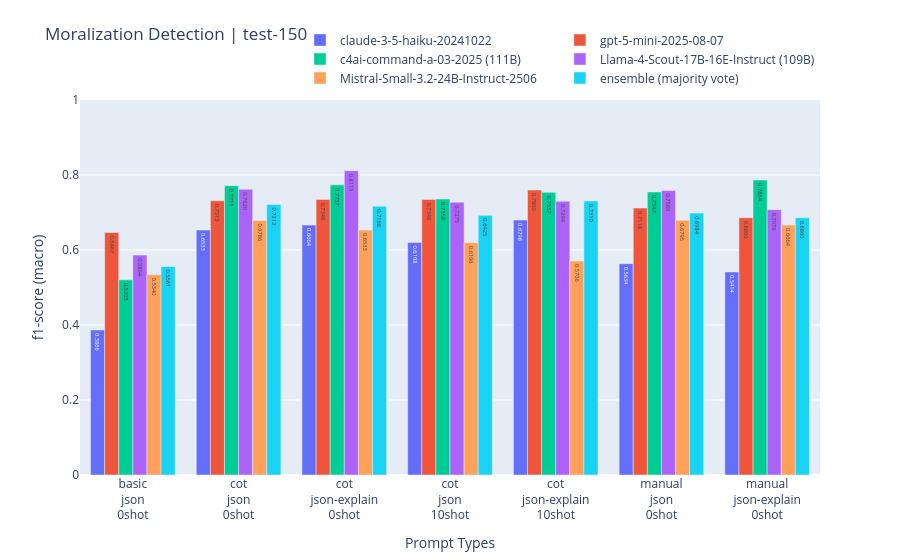

Notebook cell for this chart:
### Code cell
plot(scores, split='test-150', metric='f1-score', avg='macro')

### Figure 1 — Plotly figure (JSON) as saved in the notebook; plotly's stock layout.template omitted (floating-point values rounded to 4 significant figures)
{"data": [{"name": "claude-3-5-haiku-20241022", "text": ["0.3866", "0.6533", "0.6664", "0.6198", "0.6798", "0.5634", "0.5414"], "type": "bar", "x": ["basic<br>json<br>0shot", "cot<br>json<br>0shot", "cot<br>json-explain<br>0shot", "cot<br>json<br>10shot", "cot<br>json-explain<br>10shot", "manual<br>json<br>0shot", "manual<br>json-explain<br>0shot"], "y": [0.3866, 0.6533, 0.6664, 0.6198, 0.6798, 0.5634, 0.5414]}, {"name": "gpt-5-mini-2025-08-07", "text": ["0.6467", "0.7313", "0.7348", "0.7348", "0.7600", "0.7118", "0.6860"], "type": "bar", "x": ["basic<br>json<br>0shot", "cot<br>json<br>0shot", "cot<br>json-explain<br>0shot", "cot<br>json<br>10shot", "cot<br>json-explain<br>10shot", "manual<br>json<br>0shot", "manual<br>json-explain<br>0shot"], "y": [0.6467, 0.7313, 0.7348, 0.7348, 0.76, 0.7118, 0.686]}, {"name": "c4ai-command-a-03-2025 (111B)", "text": ["0.5205", "0.7715", "0.7737", "0.7358", "0.7537", "0.7547", "0.7864"], "type": "bar", "x": ["basic<br>json<br>0shot", "cot<br>json<br>0shot", "cot<br>json-explain<br>0shot", "cot<br>json<br>10shot", "cot<br>json-explain<br>10shot", "manual<br>json<br>0shot", "manual<br>json-explain<br>0shot"], "y": [0.5205, 0.7715, 0.7737, 0.7358, 0.7537, 0.7547, 0.7864]}, {"name": "Llama-4-Scout-17B-16E-Instruct (109B)", "text": ["0.5864", "0.7620", "0.8115", "0.7275", "0.7299", "0.7589", "0.7076"], "type": "bar", "x": ["basic<br>json<br>0shot", "cot<br>json<br>0shot", "cot<br>json-explain<br>0shot", "cot<br>json<br>10shot", "cot<br>json-explain<br>10shot", "manual<br>json<br>0shot", "manual<br>json-explain<br>0shot"], "y": [0.5864, 0.762, 0.8115, 0.7275, 0.7299, 0.7589, 0.7076]}, {"name": "Mistral-Small-3.2-24B-Instruct-2506", "text": ["0.5340", "0.6786", "0.6533", "0.6196", "0.5706", "0.6795", "0.6664"], "type": "bar", "x": ["basic<br>json<br>0shot", "cot<br>json<br>0shot", "cot<br>json-explain<br>0shot", "cot<br>json<br>10shot", "cot<br>json-explain<br>10shot", "manual<br>json<br>0shot", "manual<br>json-explain<br>0shot"], "y": [0.534, 0.6786, 0.6533, 0.6196, 0.5706, 0.6795, 0.6664]}, {"name": "ensemble (majority vote)", "text": ["0.5561", "0.7212", "0.7168", "0.6925", "0.7310", "0.6984", "0.6860"], "type": "bar", "x": ["basic<br>json<br>0shot", "cot<br>json<br>0shot", "cot<br>json-explain<br>0shot", "cot<br>json<br>10shot", "cot<br>json-explain<br>10shot", "manual<br>json<br>0shot", "manual<br>json-explain<br>0shot"], "y": [0.5561, 0.7212, 0.7168, 0.6925, 0.731, 0.6984, 0.686]}], "layout": {"legend": {"orientation": "h", "x": 1, "xanchor": "right", "y": 1.02, "yanchor": "bottom"}, "title": {"text": "Moralization Detection | test-150", "y": 0.95}, "xaxis": {"title": {"text": "Prompt Types"}}, "yaxis": {"range": [0, 1], "title": {"text": "f1-score (macro)"}}}}
